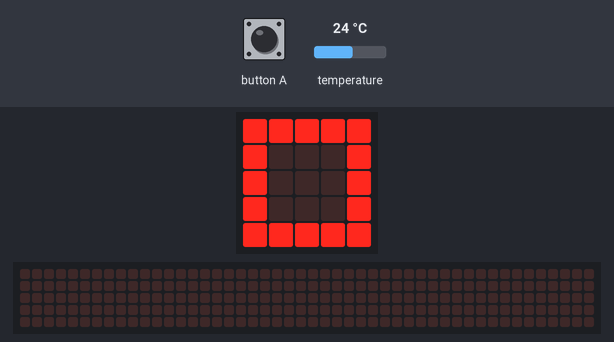
A program run on a simulated BBC micro:bit (MakeCode). Shown: the board's 5×5 LED display, a strip that is not on the board, showing the scrolling text unrolled. Inputs (shaded band) come from the test bench; at power-on: temperature 24 °C. The 48×5 strip is a reading aid, not a part: it shows the text the display is scrolling, unrolled, one strip-width of it at a time.

Above: at 1.2 s.
1.3 s: button A pressed for 0.15 s
At 3.67 s:
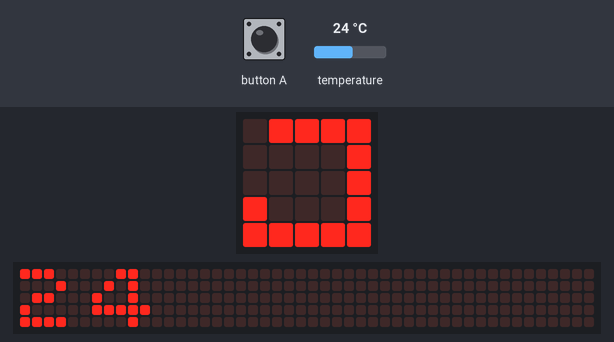
4.4 s: button A pressed for 0.15 s
5.1 s: temperature set to 12 °C
At 8.77 s:
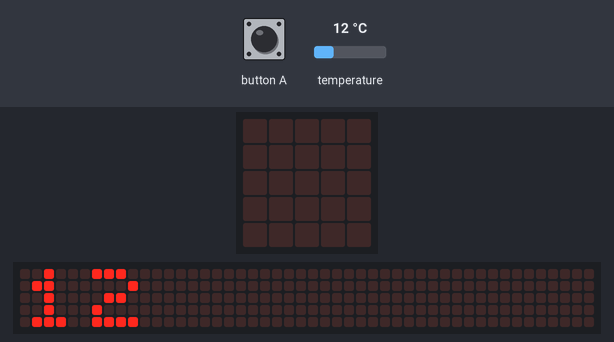
11.1 s: button A pressed for 0.15 s
At 12.27 s:
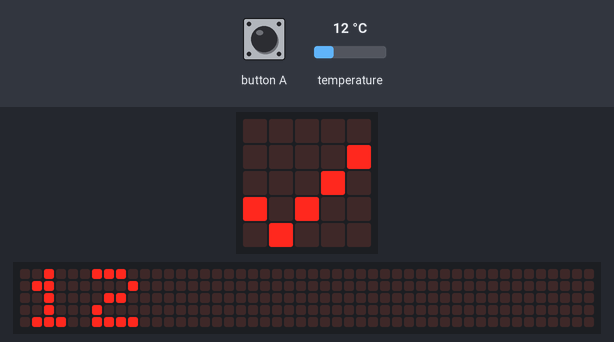
16.7 s: button A pressed for 0.15 s
At 17.57 s:
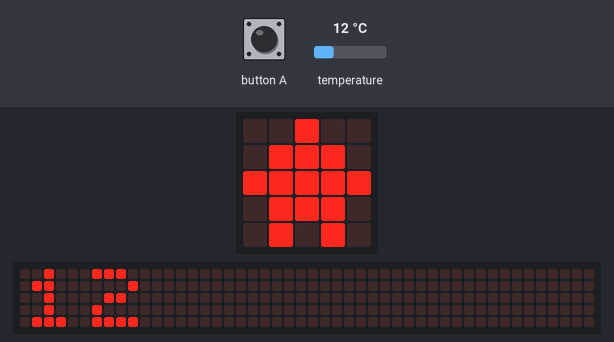

Measured:
- after the input at 11.1 s, the display: first differs from a run without the input after 1.1 s (image 3)
- after the input at 16.7 s, the display: first differs from a run without the input after 0.80 s (image 4)
- what the display in image 2 shows lasts 0.4 s, from 8.6 s to 9.0 s

The program:

main.ts
```typescript
input.onButtonPressed(Button.A, function () {
    basic.showNumber(input.temperature())
})
basic.forever(function () {
    basic.showIcon(IconNames.Happy)
    basic.pause(100)
    basic.showIcon(IconNames.Sad)
    basic.pause(100)
    basic.showIcon(IconNames.Surprised)
    basic.pause(100)
    basic.showIcon(IconNames.Yes)
    basic.pause(100)
    basic.showIcon(IconNames.House)
})
basic.forever(function () {
    basic.showLeds(`
        . # . # .
        # # # # #
        . # # # .
        . . # . .
        . . . . .
        `)
    basic.clearScreen()
    basic.pause(100)
})
basic.forever(function () {
    basic.showLeds(`
        # # # # #
        # . . . #
        # . . . #
        # . . . #
        # # # # #
        `)
    basic.showLeds(`
        . # # # #
        # . . . #
        # . . . #
        # . . . #
        # # # # #
        `)
    basic.showLeds(`
        . # # # #
        . . . . #
        # . . . #
        # . . . #
        # # # # #
        `)
    basic.showLeds(`
        . # # # #
        . . . . #
        . . . . #
        # . . . #
        # # # # #
        `)
})
```

test.ts
```typescript
// aquí va el archivo "tests"; esto no se compilará cuando este paquete se utilice como una extensión.
```
